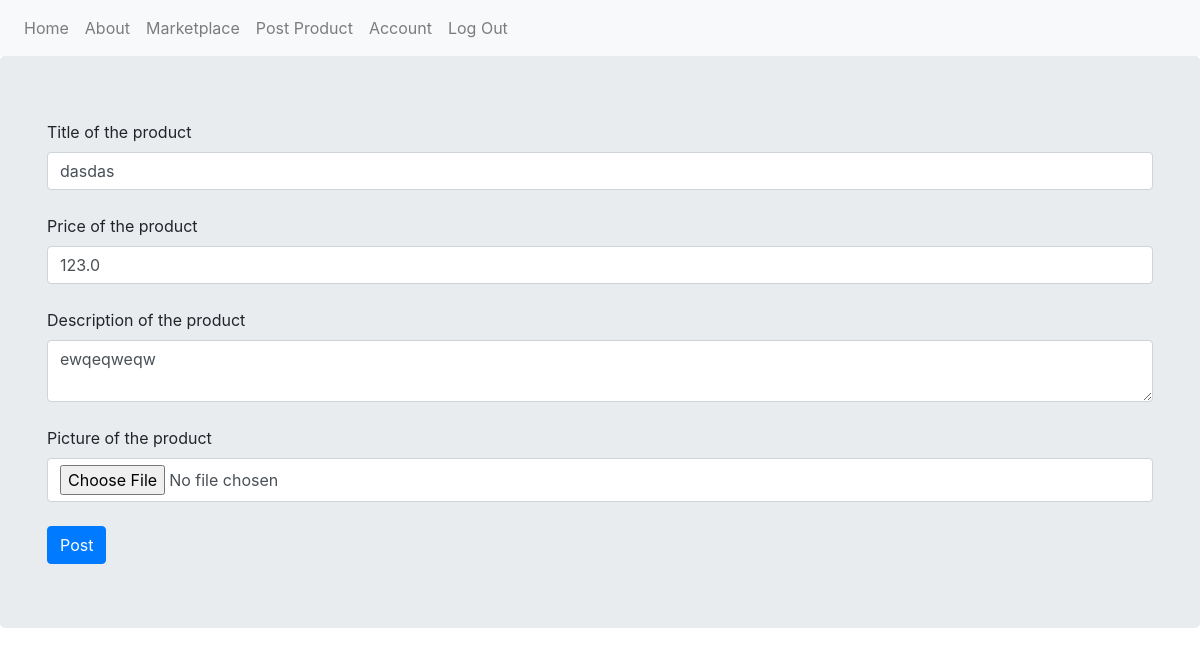
Before: /6/update (signed in) with the older database file.
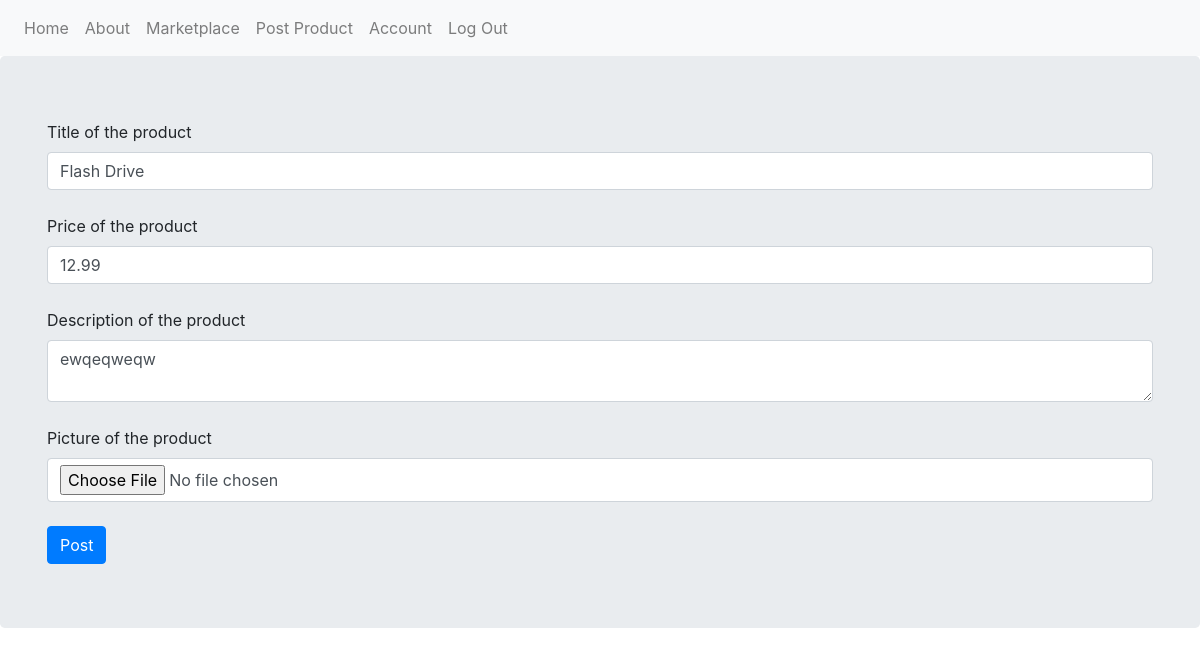
After: the same page with the newer database file.
### productmarketplace/models.py (models this page shows, shortened)
class Product(db.Model):
    __tablename__ = 'products'
    id = db.Column(db.Integer, primary_key = True)
    user_id = db.Column(db.Integer, db.ForeignKey('users.id'), nullable = False)
    profile_image = db.Column(db.String(64),nullable = False,default = 'default_product_img.jpg')
    name = db.Column(db.String(64), nullable = False)
    price = db.Column(db.Float, nullable = False)
    date = db.Column(db.DateTime, nullable = False, default = datetime.now())
    description = db.Column(db.Text, nullable = False)

### productmarketplace/product_card/views.py (the view, shortened to what this page needs)
@product.route('/<int:product_id>/update', methods = ['GET','POST'])
@login_required
def update(product_id):
    product_card = Product.query.get_or_404(product_id)
    if product_card.author !=current_user:
        abort(403)
    form = ProductForm(is_update = True)
    form.title.data = product_card.name
    form.description.data = product_card.description
    form.price.data = product_card.price
    return render_template('post_product.html', form=form)

### productmarketplace/product_card/forms.py
class ProductForm(FlaskForm):
    title = StringField('Title of the product', validators=[DataRequired(),Length(min=2, max=20)])
    price = FloatField('Price of the product', validators=[DataRequired('Price must contain numbers')])
    description = TextAreaField('Description of the product', validators=[DataRequired(),Length(min=2, max=5000)])
    product_picture = FileField('Picture of the product', validators=[FileAllowed(['jpg','png'])])
    submit = SubmitField('Post')
    def __init__(self, *args, **kwargs):
        super(ProductForm, self).__init__(*args, **kwargs)
        if kwargs.get('is_update',False):
            self.product_picture.validators = [FileAllowed(['jpg', 'png'])]
        else:
            self.product_picture.validators = [DataRequired(), FileAllowed(['jpg', 'png'],message='Image must be jpg or png format')]

### productmarketplace/models.py (called while the page is built)
@login_manager.user_loader
def load_user(user_id):
    return db.session.get(User,user_id)

    def has_role(self, role):
        print('called has_role', role)
        return role == self.role.name

### productmarketplace/templates/post_product.html (shortened to what this page needs)
{%extends 'base.html'%} {%block content%}
<div class="jumbotron">
  <div class="container">
    <form action="" method="POST" enctype="multipart/form-data">
      <div class="from-group">
        {{form.title.label()}}{{form.title(class='form-control')}}
      </div>
      <br />
      <div class="from-group">
        {{form.price.label()}}{{form.price(class='form-control', type='number',
        step='0.01')}}
      </div>
      <br />
      <div class="from-group">
        {{form.description.label()}}{{form.description(class='form-control')}}
      </div>
      <br />
      <div class="from-group">
        {{form.product_picture.label()}}{{form.product_picture(class='form-control')}}
      </div>
      <br />
      <div class="from-group">{{form.submit(class='btn btn-primary')}}</div>
    </form>
  </div>
</div>
{%endblock%}

Changed rows visible on the page:
changed Product "ewqeqweqw": price "123.0" → "12.99"
Other visible differences:
form field title: "dasdas" → "Flash Drive"
